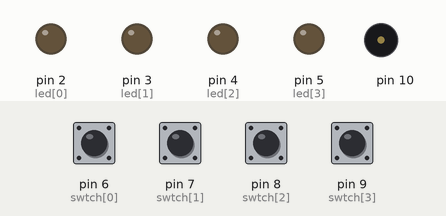
This sketch was run on a simulated Arduino Uno, built with avr-gcc and run on an emulated ATmega328P. Shown: output pins drawn as LEDs (lit = HIGH), buzzer (waves = sounding). The test bench sets the inputs (shaded band); at power-on: pin 6 (swtch[0]), pin 7 (swtch[1]), pin 8 (swtch[2]), pin 9 (swtch[3]) LOW. Random numbers use the default seed unless the sketch sets one; what the sketch prints to the serial monitor is not drawn.

Above: at 3.2 s.
3.3 s: pin 6 (swtch[0]) pulled HIGH for 1 s
At 3.42 s:
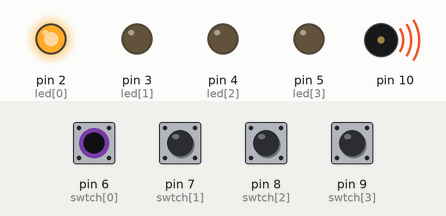
At 3.8 s:
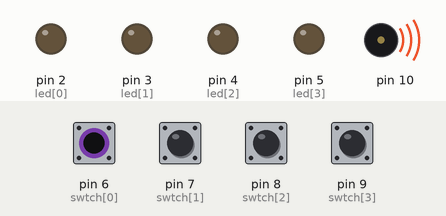
Timing chart, 0 to 6.3 s (numbered marks = the images above; inputs shaded):
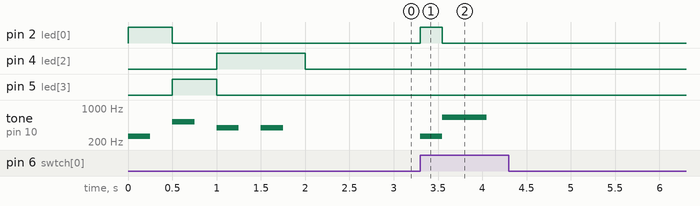

Measured:
- after the input at 3.3 s, pin 2 (led[0]): LOW → HIGH at once, → LOW 0.25 s later; tone on pin 10: silent → 262 Hz at once, → 648 Hz 0.25 s later, → silent 0.50 s later

The sketch:

sketch_jun16a.ino
```cpp
int led[] = {2,3,4,5};
int swtch[] = {6,7,8,9};
int hz[] = {262,330,392,523};
int randNum[4];
int x = 0;

void setup() {
  Serial.begin(9600);
  randomSeed(analogRead(A5));
  for(int i=0;i<4;i++){
    pinMode(led[i],OUTPUT);
    pinMode(swtch[i],INPUT);
  }
  Serial.println("----------------------------");
  for(int i=0;i<4;i++){
    randNum[i] = random(0,4);
    digitalWrite(led[randNum[i]],1);
    Serial.println(randNum[i]);
    tone(10,hz[randNum[i]],250);
    delay(500);
    digitalWrite(led[randNum[i]],0);
  }
  Serial.println("----------------------------");
}

void loop() {
  for(int i=0;i<4;i++){
    if(digitalRead(swtch[i]) == 1){
      Serial.print(i);
      Serial.println("를 눌렀습니다.");
      if(swtch[i] == randNum[x] + 6){
        x++;
        digitalWrite(led[i],1);
        tone(10,hz[i],250);
        delay(250);
        digitalWrite(led[i],0);
      }
      else {
        x=0;
        tone(10,648,500);
        delay(1000);
      }
    }
    else noTone(10);
  }
  if(x==4){
    for(int i=0;i<4;i++) {
      tone(10,hz[i],250);
      delay(250);
    }
    x=0;
  }
}
```
